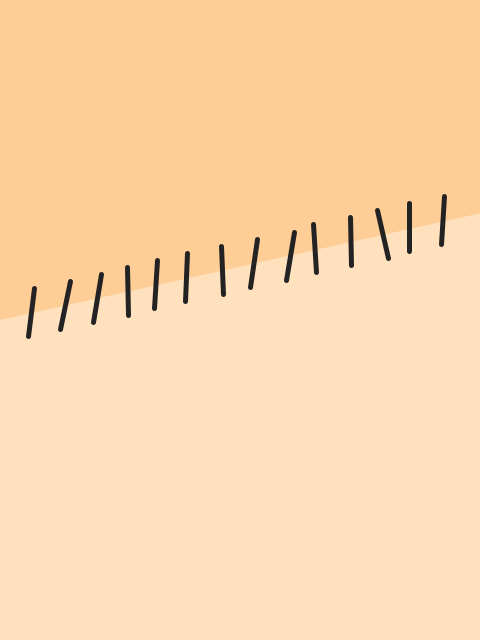
Frame 1 (no input)
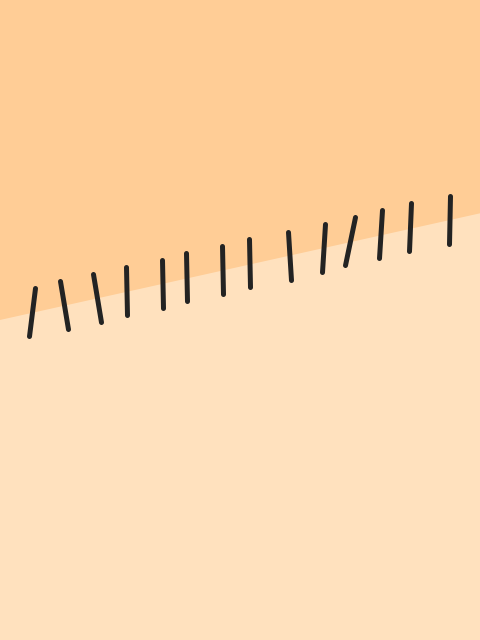
Frame 2 (the mouse pressed at the canvas centre, redrawn once)

The Processing sketch that drew these frames (run headless with seeded random() and noise(); the mouse was pressed at the canvas centre and the sketch redrawn once):

// Processing sketch: frankenstein
// ── frankenstein.pde

final color PAPER = color(255, 225, 190);
final color INK1 = color(255, 205, 150);
final color INK2 = color(35);

final int STEPS = 15;


void setup() {
  size(480, 640);
  noLoop();
}


void draw() {
  
  background(PAPER);
  
  fill(INK1);
  noStroke();
  
  quad(0, 0, width, 0, width, height/3.0, 0, height/2.0);
  
  stroke(INK2);
  strokeWeight(5.0);
  
  float dx = width / STEPS;
  float dy = (height/3.0 - height/2.0) / STEPS;
  float s = 0.05 * min(width, height);
  float d = 0.3 * s;
  
  for (int i=1; i<STEPS; i++) {
    float x = i*dx;
    float y = height/2.0 + i*dy;
    line(x+random(-d , d), y-s, x+random(-d, d), y+s);
  }
  
  save("frankenstein.png");
}
